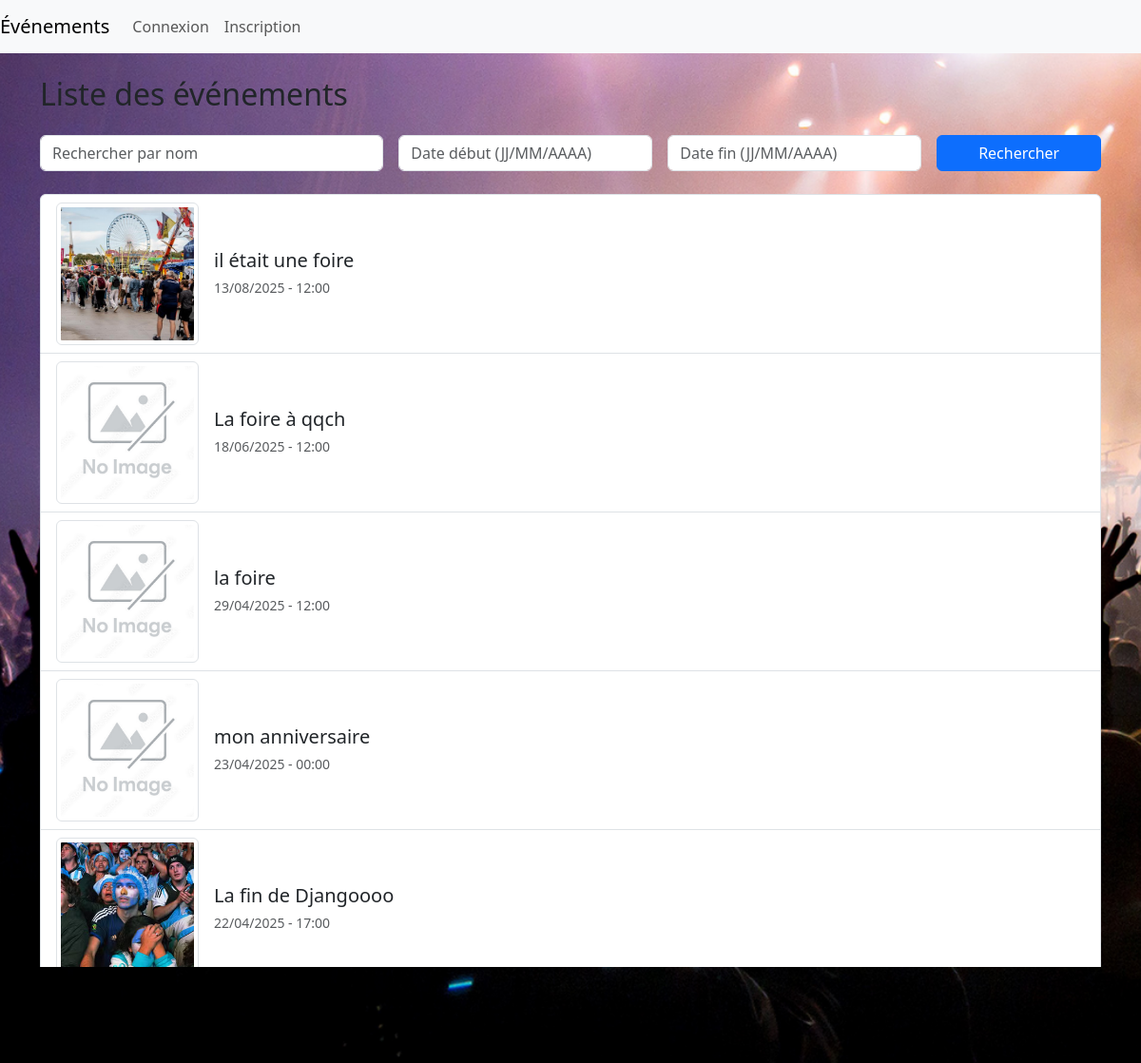
Screenshot of /events/ with the database file from the repository.
### events/models.py (models this page shows, shortened)
class Event(models.Model):
    title = models.CharField(max_length=200)
    description = models.TextField()
    date = models.DateTimeField()
    location = models.CharField(max_length=255)
    capacity = models.PositiveIntegerField()
    image = models.ImageField(upload_to='event_images/', blank=True, null=True)
    creator = models.ForeignKey(User, related_name='created_events', on_delete=models.CASCADE)
    participants = models.ManyToManyField(User, related_name='participating_events', blank=True)

### events/views.py (the view)
# urls.py: path('', views.EventListView.as_view(), name='event_list'),
class EventListView(ListView):
    model = Event
    template_name = 'events/event_list.html'
    context_object_name = 'events'
    paginate_by = 5
    ordering = ['-date']
    def get_queryset(self):
        queryset = super().get_queryset()
        search_query = self.request.GET.get('q', '')
        if search_query:
            queryset = queryset.filter(title__icontains=search_query)
        date_from_query = self.request.GET.get('date_from', '')
        date_to_query = self.request.GET.get('date_to', '')
        if date_from_query:
            try:
                date_from = datetime.strptime(date_from_query, "%Y-%m-%d").date()
                queryset = queryset.filter(date__date__gte=date_from)
            except ValueError:
                pass
        if date_to_query:
            try:
                date_to = datetime.strptime(date_to_query, "%Y-%m-%d").date()
                queryset = queryset.filter(date__date__lte=date_to)
            except ValueError:
                pass
        return queryset

### events/templates/events/event_list.html (shortened to what this page needs)
{% extends "base.html" %}
{% block content %}
  <h2 class="mb-4">Liste des événements</h2>
  <form method="get" class="row g-3 mb-4">
    <div class="col-md-4">
      <input type="text" name="q" class="form-control" placeholder="Rechercher par nom" value="{{ request.GET.q }}">
    </div>
    <div class="col-md-3">
      <input type="text" id="date_from" name="date_from" class="form-control" placeholder="Date début (JJ/MM/AAAA)" value="{{ request.GET.date_from }}">
    </div>
    <div class="col-md-3">
      <input type="text" id="date_to" name="date_to" class="form-control" placeholder="Date fin (JJ/MM/AAAA)" value="{{ request.GET.date_to }}">
    </div>
    <div class="col-md-2">
      <button type="submit" class="btn btn-primary w-100">Rechercher</button>
    </div>
  </form>
  <ul class="list-group">
    {% for event in events %}
      <a href="{% url 'event_detail' event.pk %}" class="list-group-item list-group-item-action">
        <div class="d-flex align-items-center">
          {% if event.image %}
            <img src="{{ event.image.url }}" class="img-thumbnail me-3" alt="{{ event.title }}" style="height: 150px; width: 150px; object-fit: cover;">
          {% else %}
            <img src="/media/event_images/pic-no-pic.png" class="img-thumbnail me-3" alt="{{ event.title }}" style="height: 150px; width: 150px; object-fit: cover;">
          {% endif %}
          <div>
            <h5 class="mb-1">{{ event.title }}</h5>
            <small class="text-muted">{{ event.date|date:"d/m/Y - H:i" }}</small>
          </div>
        </div>
      </a>
    {% empty %}
      <li class="list-group-item">Aucun événement disponible.</li>
    {% endfor %}
  </ul>
  {% if is_paginated %}
    <nav aria-label="Page navigation" class="mt-4">
      <ul class="pagination justify-content-center">
        {% if page_obj.has_previous %}
          <li class="page-item">
            <a class="page-link" href="?page={{ page_obj.previous_page_number }}&q={{ request.GET.q }}&date_from={{ request.GET.date_from }}&date_to={{ request.GET.date_to }}">Précédent</a>
          </li>
        {% else %}
          <li class="page-item disabled">
            <span class="page-link">Précédent</span>
          </li>
        {% endif %}
        {% for num in paginator.page_range %}
          {% if page_obj.number == num %}
            <li class="page-item active">
              <span class="page-link">{{ num }}</span>
            </li>
          {% else %}
            <li class="page-item">
              <a class="page-link" href="?page={{ num }}&q={{ request.GET.q }}&date_from={{ request.GET.date_from }}&date_to={{ request.GET.date_to }}">{{ num }}</a>
            </li>
          {% endif %}
        {% endfor %}
        {% if page_obj.has_next %}
          <li class="page-item">
            <a class="page-link" href="?page={{ page_obj.next_page_number }}&q={{ request.GET.q }}&date_from={{ request.GET.date_from }}&date_to={{ request.GET.date_to }}">Suivant</a>
          </li>
        {% else %}
          <li class="page-item disabled">
            <span class="page-link">Suivant</span>
          </li>
        {% endif %}
      </ul>
    </nav>
  {% endif %}
{% endblock %}

### templates/base.html (shortened to what this page needs)
{% load static %}
<!DOCTYPE html>
<html lang="fr">
<head>
    <link href="https://cdn.jsdelivr.net/npm/bootstrap@5.3.5/dist/css/bootstrap.min.css" rel="stylesheet">
    <link rel="stylesheet" href="https://cdn.jsdelivr.net/npm/flatpickr/dist/flatpickr.min.css">
    <link rel="stylesheet" href="{% static 'css/style.css' %}">
  </head>
<body>
  <nav class="navbar navbar-expand-lg navbar-light bg-light">
    <a class="navbar-brand" href="{% url 'event_list' %}">Événements</a>
    <div class="collapse navbar-collapse">
      <ul class="navbar-nav mr-auto">
        {% if user.is_authenticated %}
          <li class="nav-item"><a class="nav-link" href="{% url 'profile' %}">Profil</a></li>
          <li class="nav-item">
            <a class="nav-link" href="#" onclick="event.preventDefault(); document.getElementById('logout-form').submit();">
              Déconnexion
            </a>
          </li>
        {% else %}
          <li class="nav-item"><a class="nav-link" href="{% url 'login' %}">Connexion</a></li>
          <li class="nav-item"><a class="nav-link" href="{% url 'signup' %}">Inscription</a></li>
        {% endif %}
      </ul>
    </div>
  </nav>
  <div class="container mt-4">
    {% block content %}
    {% endblock %}
  </div>
</body>
</html>

### static/css/style.css (style rules this page uses)
body { background: url("../images/event-bg-img.png") no-repeat center center fixed; background-size: cover; }

### rows the page displays
Event: image (picture), title "il était une foire", date "13/08/2025 - 12:00"
Event: title "La foire à qqch", date "18/06/2025 - 12:00"
Event: title "la foire", date "29/04/2025 - 12:00"
Event: title "mon anniversaire", date "23/04/2025 - 00:00"
Event: image (picture), title "La fin de Djangoooo", date "22/04/2025 - 17:00"
